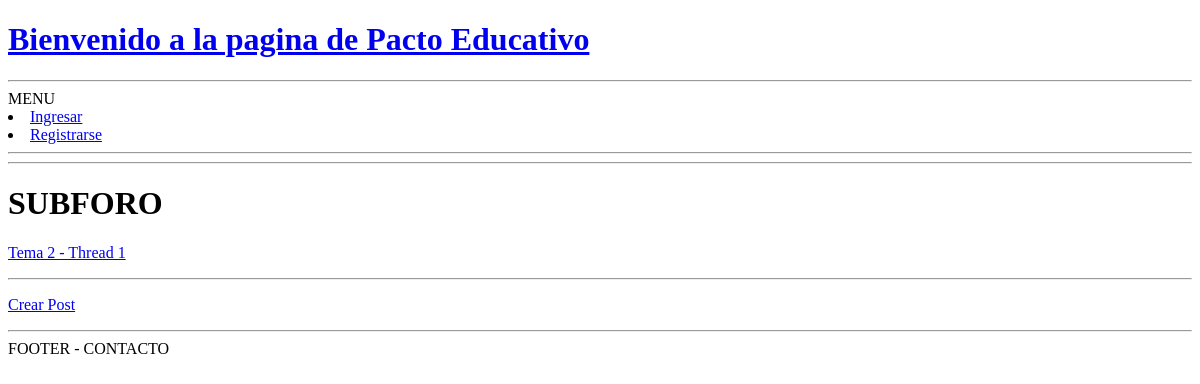
Page /foro/subforo/2/ on the earlier database version.
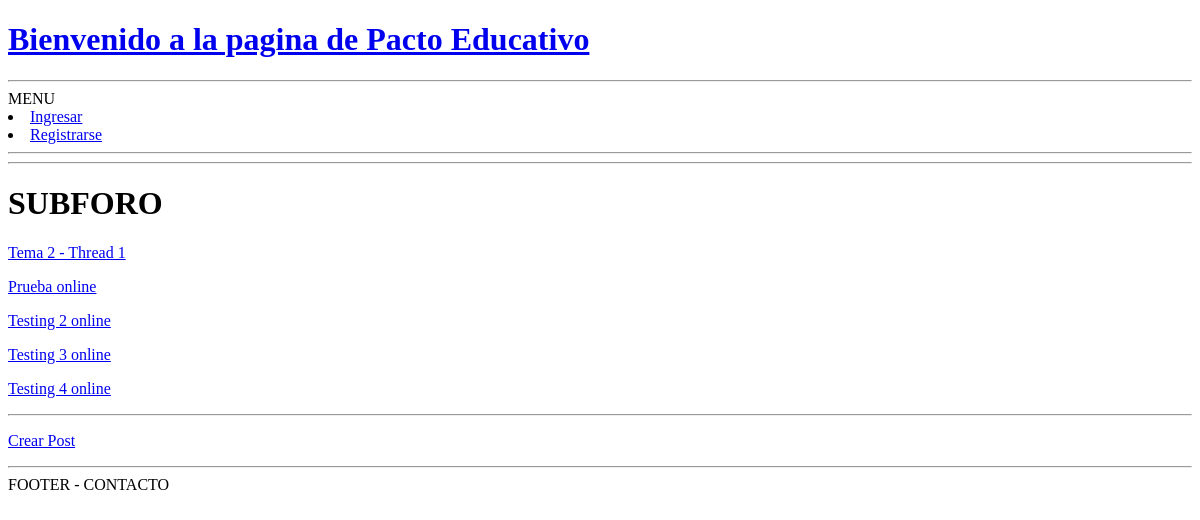
Same page on the later database version.
### foro/models.py (models this page shows, shortened)
class Thread(models.Model):
	subforo = models.ForeignKey(Subforo, on_delete=models.CASCADE)
	autor = models.ForeignKey(User, on_delete=models.CASCADE)
	fecha_creacion = models.DateField(default=datetime.date.today)
	nombre = models.CharField(max_length=50, unique=True)
	body = models.CharField(max_length=500)

### foro/views.py (the view)
# urls.py: path('subforo/<int:subforo_id>/', views.subforo, name='subforo'),
def subforo(request, subforo_id):
	threads = Thread.objects.filter(subforo=subforo_id)
	return render(request, 'subforo.html', {'threads' : threads})

### foro/templates/subforo.html
{% extends 'base.html' %}
{% block content %}
    <hr>
    <h1>SUBFORO</h1>
        {% for thread in threads %}
                <a href='/foro/thread/{{thread.id}}'><p>{{ thread.nombre}}</p></a>
        {% endfor %}
        <hr>
        <p><a href='/foro/newthread/'>Crear Post</a></p>
{% endblock %}

Differences in the rows shown:
added Thread: nombre "Prueba online"
added Thread: nombre "Testing 2 online"
added Thread: nombre "Testing 3 online"
added Thread: nombre "Testing 4 online"
